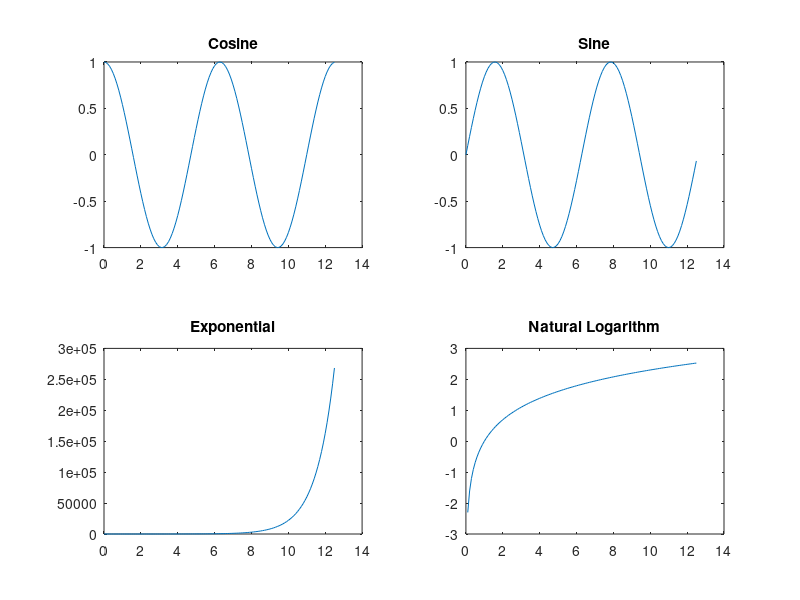
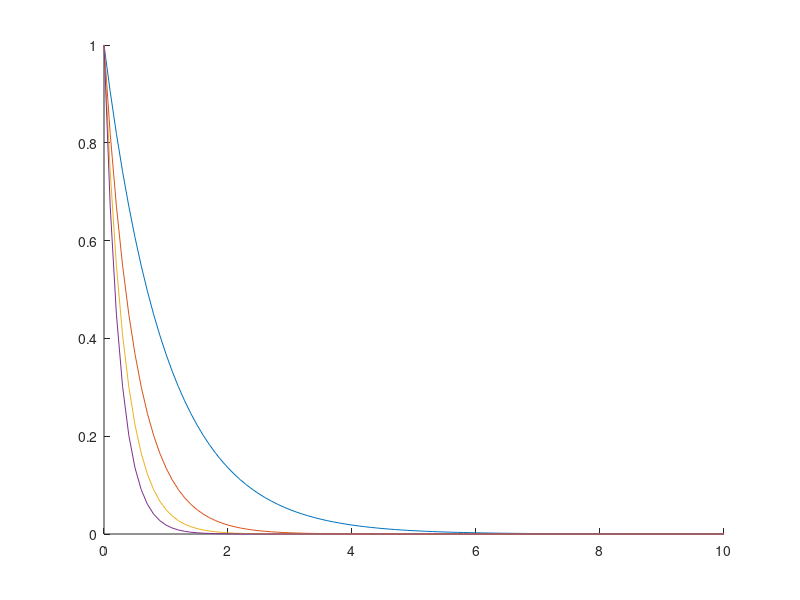

These figures' MATLAB source, in order: (Note: this script raises an error after producing the figures.)
%% Question One
t = 0:0.1:4*pi; %Creates time values for independent variable using vectorization

figure(1);
subplot(2,2,1) %Creates 2X2 grid for Graph; this is upper left block
plot(t, cos(t)) %Plots Cosine Function
title("Cosine")
subplot(2,2,2) %Bottom Left Graph
plot(t, sin(t)) %Plots Sine Function
title("Sine")
subplot(2,2,3) %Upper Right Graph
plot(t, exp(t)) %Plots Exponential Function
title("Exponential")
subplot(2,2,4) %Bottom Right Graph
plot(t, log(t)) %Plots Natural Logarithm
title("Natural Logarithm")

%% Question Two
figure(2);
t2 = 0:0.1:10; %time variable as a vector
hold all %the function plots with four different values; allows all to be plotted
for i = 1:4
    plot(t2, exp(-i*t2)) %this plots the an inverse exponential function
end

%% Question Three
p = [1 -2 1]; %polynomial as a row vector
r = roots(p) %calculates the roots of the polynomial, p
p_value = polyval(p,1) %evaluates the polynomial, p, where x = p

%% Question Four
num = [1 2];
den = [1 4 3 0];
[c,p,k] = residue(num,den) %This converts the factor represented function with vectors num and den, and completes partial fraction decomposition.
% c returns the numerator values, p returns the inverse terms added to s,
% and k represents the order of s; if blank, s is first order.
syms s
disp(partfrac((s+2)/((s^3)+(4*s^2)+(3*s))))

%% Question Five
N = [3,1.5,-1];
D = [-1,4.3,-2];
k1 = [];
[a,b] = residue(N,D,k1)
n1 = [2 -0.9 -20.9 -35.7]; %Here the function is done by hand, whereby the two is added to the fraction and returns these factors. 
d1 = [1 -1.3 -10.9 -8.6];
sys = tf(n1,d1)
%% Question Six
sys = tf(num,den) %This returns the simplified transfer function from Q4, given the coefficients of respective power variables, in fractional format.
sys_zpk = zpk(sys) %This returns the same function, but factored for pole/zero analysis. It is easier to see where the zeros(numerator) and poles(denominator) exist.

%% Question Seven 
num = [1,1];
den = [1 3 1];
sys = tf(num,den) %This constructs the simplified transfer function from the numerator/denominator variable coefficients.
sys_zpk = zpk(sys) %This constructs the above function but factors so zeros and poles may be identified. 

%% Question Eight
z8 = [-2];
p8 = [-1 -1 3];
k8 = 1;
sys8 = zpk(z8,p8,k8)
pole(sys8);
zero(sys8);
figure(3);
pzmap(sys8); %This plots the zero-pole diagram for the given function. 
%This may be used to identify if a system is undergoing filtering or
%dampening by the poles plotted. 
% This system exhibits instability as one pole lies in the positive x
% -region. Some stability exists as both poles lie on the x-axis, with no
% real component.

%% Question Nine
s = tf("s"); %This returns the transfer function, which here is just [s]
G = ((s+3)*(s+5))/(s*(s+7)*(s+8)); %This represents the gain of the System
T = feedback(G,1); %Creates a negative feedback loop function given the input gain; -1/1 designates negative feedback
t = 0:0.1:25;
u = t;
[y,t,x] = lsim(T,u,t); %This plots the time reponse of a system given an input of time and amplitude/setpoint.
plot(t,y,"y",t,u,"m")
xlabel("Time(Sec)")
ylabel("Amplitude")
title("Input - Purple: Output - Yellow")
% Important to the graph is how the output response is a lower ampltiude
% to the input, indicating some dampening/filtering.

%% Question Ten
leg = [];
for h = 1:1:5
    figure(4);
    sys10 = zpk([],[-h],h);
    hold all
    step(sys10)
    line = horzcat("poles = -",num2str(h));
    %leg = strvcat(leg,line); %This returned errors, not sure how to fix.
end
legend(leg)
%The graph represents the time response of each system as the parameter, a, changes. 
%The time constants are as follows:
% tau_blue = 1 sec
% tau_red = 0.5 sec
% tau_yellow = 0.38 sec
% tau_purple = 0.25 sec
% tau_green = 0.2 sec

